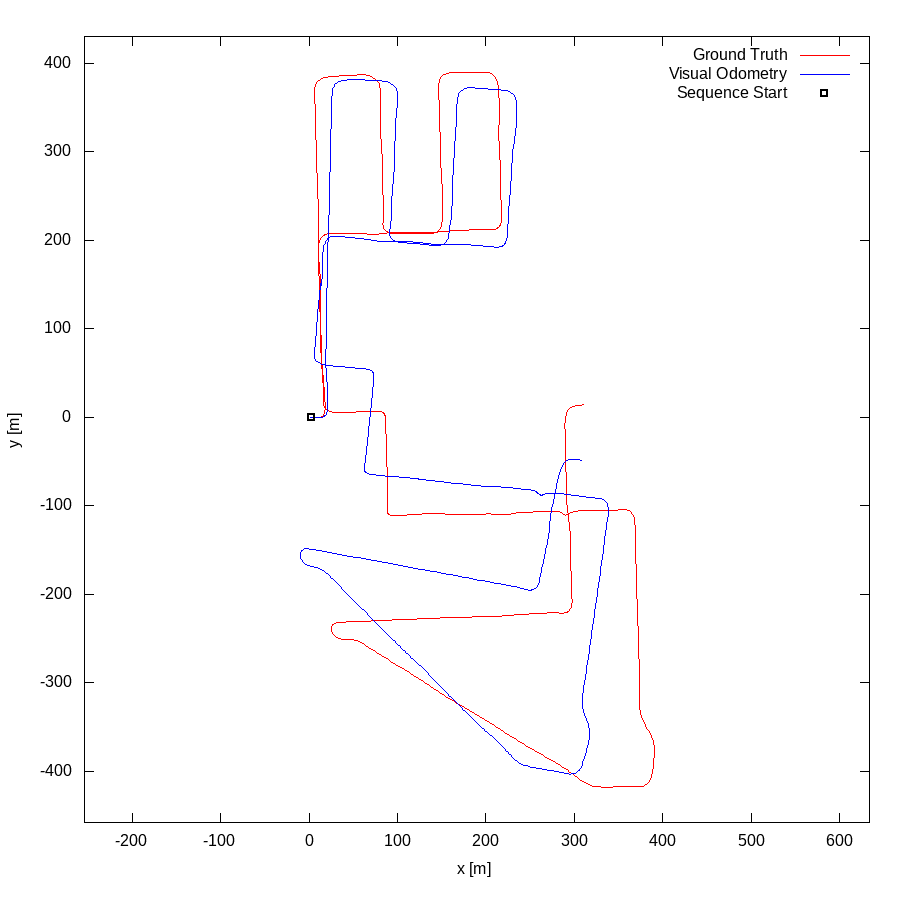

The script that drew this image:
set term postscript eps enhanced color
set output "08.eps"
set size ratio -1
set xrange [-254:634]
set yrange [-458:430]
set xlabel "x [m]"
set ylabel "y [m]"
plot "08.txt" using 1:2 lc rgb "#FF0000" title 'Ground Truth' w lines,"08.txt" using 3:4 lc rgb "#0000FF" title 'Visual Odometry' w lines,"< head -1 08.txt" using 1:2 lc rgb "#000000" pt 4 ps 1 lw 2 title 'Sequence Start' w points
